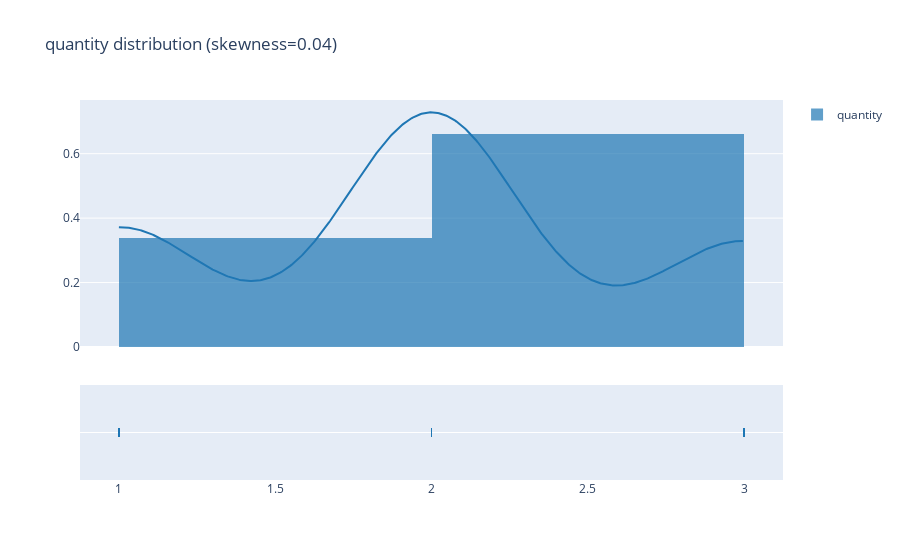
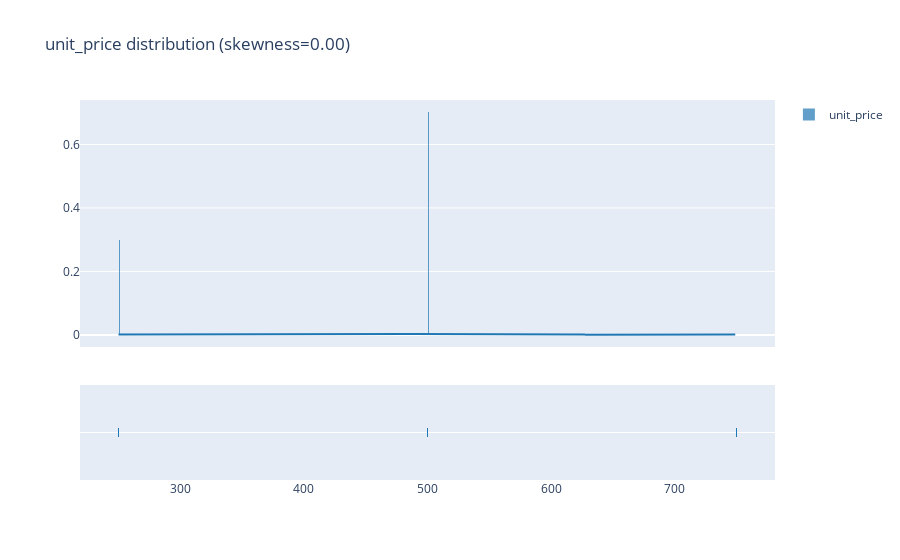

Notebook source saved alongside these figures, in order:
### Code cell
# Displaying the graphs showing the skewness
for col, fig in dist_full_figs.items():
    print(f"Plot for '{col}':")
    fig.show()

### Figure 1 — Plotly figure (JSON) as saved in the notebook; plotly's stock layout.template omitted (floating-point values rounded to 4 significant figures; data arrays with more than 128 entries replaced by an {"elided": "..."} marker saying what was removed)
{"data": [{"autobinx": false, "histnorm": "probability density", "legendgroup": "quantity", "marker": {"color": "rgb(31, 119, 180)"}, "name": "quantity", "opacity": 0.7, "type": "histogram", "x": [2, 2, 2, 2, 3, 2, 2, 3, 2, 1, 3, 2, 1, 1, 1, 3, 2, 1, 2, 1, 1, 3, 3, 2, 2, 3, 1, 2, 1, 1, 3, 2, 2, 2, 3, 3, 2, 2, 2, 2, 1, 2, 1, 2, 1, 2, 2, 2, 2, 3, 2, 3, 1, 1, 1, 2, 1, 3, 1, 2, 2, 2, 2, 3, 1, 2, 1, 1, 3, 2, 2, 1, 2, 2, 2, 2, 2, 3, 2, 3, 3, 2, 3, 1, 3, 2, 2, 1, 2, 2, 2, 2, 3, 3, 2, 2, 1, 1, 2, 3], "xaxis": "x", "xbins": {"end": 3, "size": 1, "start": 1}, "yaxis": "y"}, {"legendgroup": "quantity", "marker": {"color": "rgb(31, 119, 180)"}, "mode": "lines", "name": "quantity", "showlegend": false, "type": "scatter", "x": {"elided": "500 float values"}, "xaxis": "x", "y": {"elided": "500 float values"}, "yaxis": "y"}, {"legendgroup": "quantity", "marker": {"color": "rgb(31, 119, 180)", "symbol": "line-ns-open"}, "mode": "markers", "name": "quantity", "showlegend": false, "type": "scatter", "x": [2, 2, 2, 2, 3, 2, 2, 3, 2, 1, 3, 2, 1, 1, 1, 3, 2, 1, 2, 1, 1, 3, 3, 2, 2, 3, 1, 2, 1, 1, 3, 2, 2, 2, 3, 3, 2, 2, 2, 2, 1, 2, 1, 2, 1, 2, 2, 2, 2, 3, 2, 3, 1, 1, 1, 2, 1, 3, 1, 2, 2, 2, 2, 3, 1, 2, 1, 1, 3, 2, 2, 1, 2, 2, 2, 2, 2, 3, 2, 3, 3, 2, 3, 1, 3, 2, 2, 1, 2, 2, 2, 2, 3, 3, 2, 2, 1, 1, 2, 3], "xaxis": "x", "y": ["quantity", "quantity", "quantity", "quantity", "quantity", "quantity", "quantity", "quantity", "quantity", "quantity", "quantity", "quantity", "quantity", "quantity", "quantity", "quantity", "quantity", "quantity", "quantity", "quantity", "quantity", "quantity", "quantity", "quantity", "quantity", "quantity", "quantity", "quantity", "quantity", "quantity", "quantity", "quantity", "quantity", "quantity", "quantity", "quantity", "quantity", "quantity", "quantity", "quantity", "quantity", "quantity", "quantity", "quantity", "quantity", "quantity", "quantity", "quantity", "quantity", "quantity", "quantity", "quantity", "quantity", "quantity", "quantity", "quantity", "quantity", "quantity", "quantity", "quantity", "quantity", "quantity", "quantity", "quantity", "quantity", "quantity", "quantity", "quantity", "quantity", "quantity", "quantity", "quantity", "quantity", "quantity", "quantity", "quantity", "quantity", "quantity", "quantity", "quantity", "quantity", "quantity", "quantity", "quantity", "quantity", "quantity", "quantity", "quantity", "quantity", "quantity", "quantity", "quantity", "quantity", "quantity", "quantity", "quantity", "quantity", "quantity", "quantity", "quantity"], "yaxis": "y2"}], "layout": {"barmode": "overlay", "hovermode": "closest", "legend": {"traceorder": "reversed"}, "title": {"text": "quantity distribution (skewness=0.04)"}, "xaxis": {"anchor": "y2", "domain": [0, 1], "zeroline": false}, "yaxis": {"anchor": "free", "domain": [0.35, 1], "position": 0}, "yaxis2": {"anchor": "x", "domain": [0, 0.25], "dtick": 1, "showticklabels": false}}}

### Figure 2 — Plotly figure (JSON) as saved in the notebook; plotly's stock layout.template omitted (floating-point values rounded to 4 significant figures; data arrays with more than 128 entries replaced by an {"elided": "..."} marker saying what was removed)
{"data": [{"autobinx": false, "histnorm": "probability density", "legendgroup": "unit_price", "marker": {"color": "rgb(31, 119, 180)"}, "name": "unit_price", "opacity": 0.7, "type": "histogram", "x": [500, 500, 250, 750, 500, 750, 750, 500, 750, 500, 750, 750, 750, 500, 500, 750, 500, 250, 250, 500, 500, 750, 500, 500, 250, 750, 500, 250, 250, 500, 750, 750, 500, 500, 750, 750, 500, 500, 500, 500, 250, 500, 500, 250, 500, 250, 500, 500, 500, 250, 250, 500, 750, 750, 250, 250, 750, 750, 500, 500, 750, 500, 500, 500, 500, 250, 500, 500, 750, 250, 500, 500, 500, 500, 500, 500, 750, 500, 500, 250, 750, 250, 250, 500, 500, 500, 500, 500, 500, 750, 500, 250, 250, 500, 250, 500, 250, 500, 250, 500], "xaxis": "x", "xbins": {"end": 750, "size": 1, "start": 250}, "yaxis": "y"}, {"legendgroup": "unit_price", "marker": {"color": "rgb(31, 119, 180)"}, "mode": "lines", "name": "unit_price", "showlegend": false, "type": "scatter", "x": {"elided": "500 int values"}, "xaxis": "x", "y": {"elided": "500 float values"}, "yaxis": "y"}, {"legendgroup": "unit_price", "marker": {"color": "rgb(31, 119, 180)", "symbol": "line-ns-open"}, "mode": "markers", "name": "unit_price", "showlegend": false, "type": "scatter", "x": [500, 500, 250, 750, 500, 750, 750, 500, 750, 500, 750, 750, 750, 500, 500, 750, 500, 250, 250, 500, 500, 750, 500, 500, 250, 750, 500, 250, 250, 500, 750, 750, 500, 500, 750, 750, 500, 500, 500, 500, 250, 500, 500, 250, 500, 250, 500, 500, 500, 250, 250, 500, 750, 750, 250, 250, 750, 750, 500, 500, 750, 500, 500, 500, 500, 250, 500, 500, 750, 250, 500, 500, 500, 500, 500, 500, 750, 500, 500, 250, 750, 250, 250, 500, 500, 500, 500, 500, 500, 750, 500, 250, 250, 500, 250, 500, 250, 500, 250, 500], "xaxis": "x", "y": ["unit_price", "unit_price", "unit_price", "unit_price", "unit_price", "unit_price", "unit_price", "unit_price", "unit_price", "unit_price", "unit_price", "unit_price", "unit_price", "unit_price", "unit_price", "unit_price", "unit_price", "unit_price", "unit_price", "unit_price", "unit_price", "unit_price", "unit_price", "unit_price", "unit_price", "unit_price", "unit_price", "unit_price", "unit_price", "unit_price", "unit_price", "unit_price", "unit_price", "unit_price", "unit_price", "unit_price", "unit_price", "unit_price", "unit_price", "unit_price", "unit_price", "unit_price", "unit_price", "unit_price", "unit_price", "unit_price", "unit_price", "unit_price", "unit_price", "unit_price", "unit_price", "unit_price", "unit_price", "unit_price", "unit_price", "unit_price", "unit_price", "unit_price", "unit_price", "unit_price", "unit_price", "unit_price", "unit_price", "unit_price", "unit_price", "unit_price", "unit_price", "unit_price", "unit_price", "unit_price", "unit_price", "unit_price", "unit_price", "unit_price", "unit_price", "unit_price", "unit_price", "unit_price", "unit_price", "unit_price", "unit_price", "unit_price", "unit_price", "unit_price", "unit_price", "unit_price", "unit_price", "unit_price", "unit_price", "unit_price", "unit_price", "unit_price", "unit_price", "unit_price", "unit_price", "unit_price", "unit_price", "unit_price", "unit_price", "unit_price"], "yaxis": "y2"}], "layout": {"barmode": "overlay", "hovermode": "closest", "legend": {"traceorder": "reversed"}, "title": {"text": "unit_price distribution (skewness=0.00)"}, "xaxis": {"anchor": "y2", "domain": [0, 1], "zeroline": false}, "yaxis": {"anchor": "free", "domain": [0.35, 1], "position": 0}, "yaxis2": {"anchor": "x", "domain": [0, 0.25], "dtick": 1, "showticklabels": false}}}
